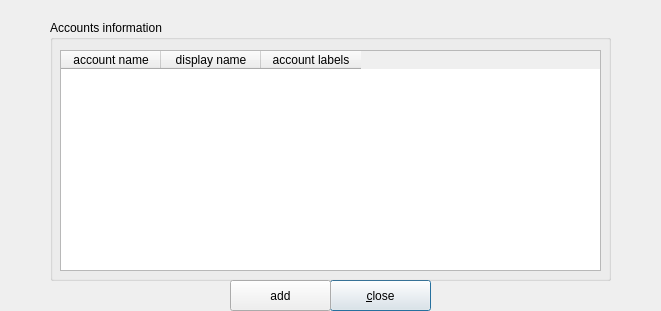
<?xml version="1.0" encoding="UTF-8"?>
<ui version="4.0">
 <class>walletmanager</class>
 <widget class="QDialog" name="walletmanager">
  <property name="windowModality">
   <enum>Qt::WindowModal</enum>
  </property>
  <property name="geometry">
   <rect>
    <x>0</x>
    <y>0</y>
    <width>661</width>
    <height>311</height>
   </rect>
  </property>
  <property name="windowTitle">
   <string>account configuration window</string>
  </property>
  <widget class="QPushButton" name="pushButtonClose">
   <property name="geometry">
    <rect>
     <x>330</x>
     <y>280</y>
     <width>101</width>
     <height>31</height>
    </rect>
   </property>
   <property name="text">
    <string>&amp;close</string>
   </property>
   <property name="default">
    <bool>true</bool>
   </property>
  </widget>
  <widget class="QGroupBox" name="groupBox">
   <property name="geometry">
    <rect>
     <x>50</x>
     <y>20</y>
     <width>561</width>
     <height>261</height>
    </rect>
   </property>
   <property name="title">
    <string>Accounts information</string>
   </property>
   <widget class="QTableWidget" name="tableWidget">
    <property name="geometry">
     <rect>
      <x>10</x>
      <y>30</y>
      <width>541</width>
      <height>221</height>
     </rect>
    </property>
    <property name="editTriggers">
     <set>QAbstractItemView::EditKeyPressed</set>
    </property>
    <property name="tabKeyNavigation">
     <bool>false</bool>
    </property>
    <property name="showDropIndicator" stdset="0">
     <bool>false</bool>
    </property>
    <property name="dragDropOverwriteMode">
     <bool>false</bool>
    </property>
    <property name="selectionMode">
     <enum>QAbstractItemView::NoSelection</enum>
    </property>
    <property name="showGrid">
     <bool>false</bool>
    </property>
    <column>
     <property name="text">
      <string>account name</string>
     </property>
    </column>
    <column>
     <property name="text">
      <string>display name</string>
     </property>
    </column>
    <column>
     <property name="text">
      <string>account labels</string>
     </property>
    </column>
   </widget>
  </widget>
  <widget class="QPushButton" name="pushButtonAccountAdd">
   <property name="geometry">
    <rect>
     <x>230</x>
     <y>280</y>
     <width>101</width>
     <height>31</height>
    </rect>
   </property>
   <property name="text">
    <string>add</string>
   </property>
  </widget>
 </widget>
 <tabstops>
  <tabstop>tableWidget</tabstop>
  <tabstop>pushButtonAccountAdd</tabstop>
  <tabstop>pushButtonClose</tabstop>
 </tabstops>
 <resources/>
 <connections/>
</ui>
